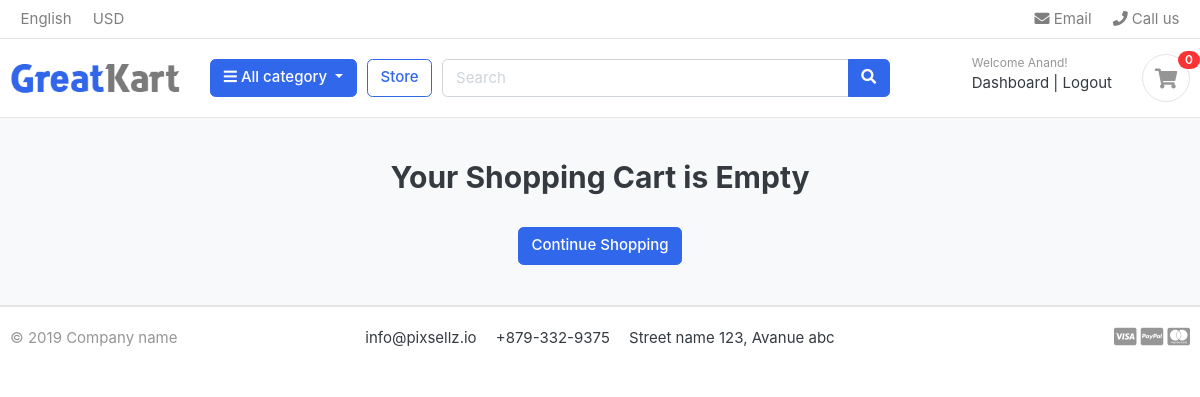
Page /cart/ (signed in) on the earlier database version.
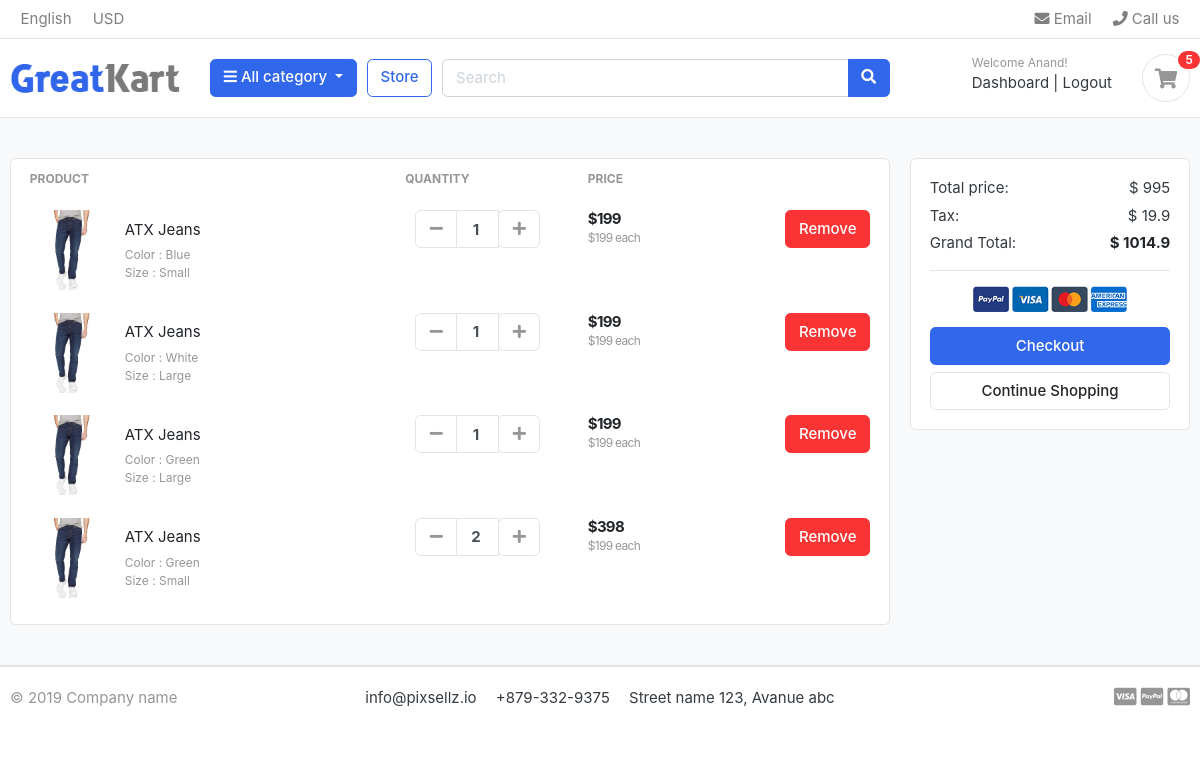
Same page on the later database version.
### carts/models.py (models this page shows, shortened)
class CartItem(models.Model):
    user        = models.ForeignKey(Account, on_delete=models.CASCADE, null=True)
    product     = models.ForeignKey(Product, on_delete=models.CASCADE)
    variations  = models.ManyToManyField(Variation, blank=True)
    cart        = models.ForeignKey(Cart, on_delete=models.CASCADE, null=True)
    quantity    = models.IntegerField()
    is_active   = models.BooleanField(default=True)
    def sub_total(self):
        return self.product.price * self.quantity

### store/models.py (models this page shows, shortened)
class Product(models.Model):
    product_name    = models.CharField(max_length=200, unique=True)
    slug            = models.SlugField(max_length=200, unique=True)
    description     = models.TextField(max_length=500, blank=True)
    price           = models.IntegerField()
    images          = models.ImageField(upload_to='photos/products')
    stock           = models.IntegerField()
    is_available    = models.BooleanField(default=True)
    category        = models.ForeignKey('category.Category', on_delete=models.CASCADE)
    created_date    = models.DateTimeField(auto_now_add=True)
    modified_date   = models.DateTimeField(auto_now=True)
    def get_url(self):
        return reverse('product_detail', args=[self.category.slug, self.slug])

class Variation(models.Model):
    product             = models.ForeignKey(Product, on_delete=models.CASCADE)
    variation_category  = models.CharField(max_length=100, choices=variation_category_choice)
    variation_value     = models.CharField(max_length=100)
    is_active           = models.BooleanField(default=True)
    created_date        = models.DateTimeField(auto_now=True)
    objects             = VariationManager()

### carts/views.py (the view)
# urls.py: path('cart/', include('carts.urls')),
def cart(request, total=0, quantity=0, cart_items=None):
    try:
        tax         = 0
        grand_total = 0
        if request.user.is_authenticated:
            cart_items  = CartItem.objects.filter(user=request.user, is_active=True)
        else:
            cart        = Cart.objects.get(cart_id=_cart_id(request))
            cart_items  = CartItem.objects.filter(cart=cart, is_active=True)
        for cart_item in cart_items:
            total       += (cart_item.product.price * cart_item.quantity)
            quantity    += cart_item.quantity
        tax         = (2 * total)/100
        grand_total = total + tax
    except ObjectDoesNotExist:
        pass #just ignore
    context = {
        'total': total,
        'quantity': quantity,
        'cart_items': cart_items,
        'tax': tax,
        'grand_total': grand_total,
    }
    return render(request, 'store/cart.html', context)

### carts/context_processors.py (called while the page is built)
def counter(request):
    cart_count = 0
    if 'admin' in request.path:
        return {}
    else:
        try:
            cart = Cart.objects.filter(cart_id=_cart_id(request))
            if request.user.is_authenticated:
                cart_items = CartItem.objects.all().filter(user=request.user)
            else:
                cart_items = CartItem.objects.all().filter(cart=cart[:1])
            for cart_item in cart_items:
                cart_count += cart_item.quantity
        except Cart.DoesNotExist:
            cart_count = 0
    return dict(cart_count=cart_count)

### carts/views.py (called while the page is built)
def _cart_id(request):
    cart = request.session.session_key
    if not cart:
        cart = request.session.create()
    return cart

### category/context_processors.py (called while the page is built)
def menu_links(request):
    links = Category.objects.all()
    return dict(links=links)

### category/models.py (called while the page is built)
    def get_url(self):
        return reverse('products_by_category', args=[self.slug])

### templates/store/cart.html (shortened to what this page needs)
{% extends 'base.html' %}
{% load static %}
{% block content %}
<section class="section-content padding-y bg">
<div class="container">
{% if not cart_items %}
	<h2 class="text-center">Your Shopping Cart is Empty</h2>
	<br>
	<div class="text-center">
		<a href="{% url 'store' %}" class="btn btn-primary">Continue Shopping</a>
	</div>
{% else %}
<div class="row">
	<aside class="col-lg-9">
<div class="card">
<table class="table table-borderless table-shopping-cart">
<thead class="text-muted">
<tr class="small text-uppercase">
  <th scope="col">Product</th>
  <th scope="col" width="120">Quantity</th>
  <th scope="col" width="120">Price</th>
  <th scope="col" class="text-right" width="200"> </th>
</tr>
</thead>
<tbody>
{% for cart_item in cart_items %}
<tr>
	<td>
		<figure class="itemside align-items-center">
			<div class="aside"><img src="{{ cart_item.product.images.url }}" class="img-sm"></div>
			<figcaption class="info">
				<a href="{{ cart_item.product.get_url }}" class="title text-dark">{{cart_item.product.product_name}} </a>
				<p class="text-muted small">
					{% if cart_item.variations.all %}
						{% for item in cart_item.variations.all %}
							{{ item.variation_category | capfirst }} : {{ item.variation_value | capfirst }} </br>
						{% endfor %}
					{% endif %}
				</p>
			</figcaption>
		</figure>
	</td>
	<td>
					<div class="col">
						<div class="input-group input-spinner">
							<div class="input-group-prepend">
							<a href="{% url 'remove_cart' cart_item.product.id cart_item.id %}" class="btn btn-light" type="button" id="button-plus"> <i class="fa fa-minus"></i> </a>
							</div>
							<input type="text" class="form-control"  value="{{ cart_item.quantity }} ">
							<div class="input-group-append">
								<form action="{% url 'add_cart' cart_item.product.id %}" method='POST'>
									<button class="btn btn-light" type="submit" id="button-minus"> <i class="fa fa-plus"></i> </button>
								</form>
							</div>
						</div>
					</div>
	</td>
	<td>
		<div class="price-wrap">
			<var class="price">${{cart_item.sub_total}} </var>
			<small class="text-muted"> ${{cart_item.product.price}} each </small>
		</div>
	</td>
	<td class="text-right">
	<a href="{% url 'remove_cart_item' cart_item.product.id cart_item.id %}" onclick="return confirm('Are you sure you want to delete this item')" class="btn btn-danger"> Remove</a>
	</td>
</tr>
{% endfor %}
</tbody>
</table>
</div>
	</aside>
	<aside class="col-lg-3">
		<div class="card">
		<div class="card-body">
			<dl class="dlist-align">
			  <dt>Total price:</dt>
			  <dd class="text-right">$ {{total}} </dd>
			</dl>
			<dl class="dlist-align">
			  <dt>Tax:</dt>
			  <dd class="text-right"> $ {{tax}} </dd>
			</dl>
			<dl class="dlist-align">
			  <dt>Grand  Total:</dt>
			  <dd class="text-right text-dark b"><strong>$ {{grand_total}} </strong></dd>
			</dl>
			<hr>
			<p class="text-center mb-3">
				<img src="{% static './images/misc/payments.png' %}" height="26">
			</p>
			<a href="{% url 'checkout' %}" class="btn btn-primary btn-block"> Checkout </a>
			<a href="{% url 'store' %}" class="btn btn-light btn-block">Continue Shopping</a>
		</div>
		</div>
</aside>
</div>
{% endif %}
</div>
</section>
{% endblock %}

### templates/includes/navbar.html (shortened to what this page needs)
{% load static %}
<header class="section-header">
  <nav class="navbar p-md-0 navbar-expand-sm navbar-light border-bottom">
    <div class="container">
      <div class="collapse navbar-collapse" id="navbarTop4">
        <ul class="navbar-nav mr-auto">
          <li class="nav-item dropdown">
            <a href="#" class="nav-link"> English </a>
          </li>
          <li class="nav-item dropdown">
            <a href="#" class="nav-link"> USD </a>
          </li>
        </ul>
        <ul class="navbar-nav">
          <li>
            <a href="#" class="nav-link">
              <i class="fa fa-envelope"></i> Email
            </a>
          </li>
          <li>
            <a href="#" class="nav-link">
              <i class="fa fa-phone"></i> Call us
            </a>
          </li>
        </ul>
      </div>
    </div>
  </nav>
  <section class="header-main border-bottom">
    <div class="container">
      <div class="row align-items-center">
        <div class="col-lg-2 col-md-3 col-6">
          <a href="{% url 'home' %}" class="brand-wrap">
            <img class="logo" src="{% static './images/logo.png' %}" />
          </a>
        </div>
        <div class="col-lg col-sm col-md col-6 flex-grow-0">
          <div class="category-wrap dropdown d-inline-block float-right">
            <button type="button" class="btn btn-primary dropdown-toggle" data-toggle="dropdown">
              <i class="fa fa-bars"></i> All category
            </button>
          </div>
        </div>
        <a href="{% url 'store' %} " class="btn btn-outline-primary">Store</a>
        <div class="col-lg col-md-6 col-sm-12 col">
          <form action="{% url 'search' %}" class="search" method="GET">
            <div class="input-group w-100">
              <input type="text" class="form-control" style="width: 60%" placeholder="Search" name="keyword"/>
              <div class="input-group-append">
                <button class="btn btn-primary" type="submit">
                  <i class="fa fa-search"></i>
                </button>
              </div>
            </div>
          </form>
        </div>
        <div class="col-lg-3 col-sm-6 col-8 order-2 order-lg-3">
          <div class="d-flex justify-content-end mb-3 mb-lg-0">
            {% if user.id is None %}
              <div class="widget-header">
                <small class="title text-muted">Welcome guest!</small>
                <div>
                  <a href="{% url 'login' %}">Sign in</a>
                  <span class="dark-transp"> | </span>
                  <a href="{% url 'register' %}"> Register</a>
                </div>
              </div>
            {% else %}
              <div class="widget-header">
                <small class="title text-muted">Welcome {{user.first_name}}!</small>
                <div>
                  <a href="{% url 'dashboard' %}">Dashboard</a>
                  <span class="dark-transp"> | </span>
                  <a href="{% url 'logout' %}"> Logout</a>
                </div>
              </div>
            {% endif %}
            <a href="{% url 'cart' %}" class="widget-header pl-3 ml-3">
              <div class="icon icon-sm rounded-circle border">
                <i class="fa fa-shopping-cart"></i>
              </div>
              <span class="badge badge-pill badge-danger notify">{{cart_count}} </span>
            </a>
          </div>
        </div>
      </div>
    </div>
  </section>
</header>

Differences in the rows shown:
added CartItem: product.images (picture), product.product_name "ATX Jeans", quantity "1", sub_total "199", product.price "199"
now on this page (row unchanged): Variation: variation_category "Color", variation_value "Blue", shown under "ATX Jeans"
now on this page (row unchanged): Variation: variation_category "Size", variation_value "Small"
added CartItem: product.images (picture), product.product_name "ATX Jeans", quantity "1", sub_total "199", product.price "199"
now on this page (row unchanged): Variation: variation_category "Color", variation_value "White", shown under "ATX Jeans"
now on this page (row unchanged): Variation: variation_category "Size", variation_value "Large"
added CartItem: product.images (picture), product.product_name "ATX Jeans", quantity "1", sub_total "199", product.price "199"
now on this page (row unchanged): Variation: variation_category "Color", variation_value "Green"
added CartItem: product.images (picture), product.product_name "ATX Jeans", quantity "2", sub_total "398", product.price "199"
Other differences:
{{ cart_count }}: "0" → "5"
{{ total }}: (not shown) → "995"
{{ tax }}: (not shown) → "19.9"
{{ grand_total }}: (not shown) → "1014.9"
text no longer shown: "Your Shopping Cart is Empty"
text now shown: "PRODUCT QUANTITY PRICE Total price: $ Tax: $ Grand Total: $ Checkout"
